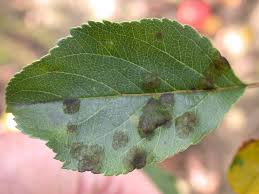
#> input picture staticfiles/disease_detection/Apple1.jpg, 259 x 194 px
$ python -i train_disease_model.py   (imports and definitions only)
#> lines starting #> are read from the running program, lines starting #| are printed output that depends on the picture
#> further down, picture is the input picture: shape (194, 259, 3); mean B, G, R 115.4, 146.5, 153.4
import os
import cv2
import numpy as np
import pickle
from sklearn.ensemble import RandomForestClassifier
from sklearn.model_selection import train_test_split, StratifiedKFold
from sklearn.preprocessing import LabelEncoder
from sklearn.utils import resample
from imgaug import augmenters as iaa

# Path to dataset
base_dir = os.getcwd()
dataset_path = os.path.join(base_dir, "home", "static", "disease_detection")
model_save_path = os.path.join(base_dir, "home", "models", "disease_model.pkl")

# Ensure dataset path exists
# [2 lines not run here, left out]

# Data Augmentation
# [6 lines that did not run here, left out]

def augment_image(image):
    return augmentor.augment_image(image)

def extract_features(image):
    image = cv2.resize(image, (128, 128))
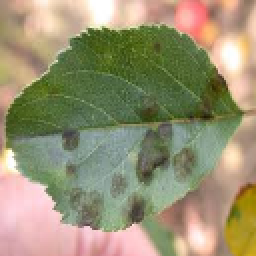
#> image: shape (128, 128, 3) (shown 2 times larger); mean of channels 0, 1, 2 115.3, 146.3, 153.2; drawn as B, G, R
    gray = cv2.cvtColor(image, cv2.COLOR_BGR2GRAY)
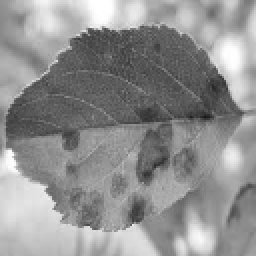
#> gray: shape (128, 128) (shown 2 times larger); min 23, max 255, mean 144.9
    hist = cv2.calcHist([image], [0, 1, 2], None, [8, 8, 8], [0, 256, 0, 256, 0, 256]).flatten()
#> hist = 512 values, max 1748 at index 90, min 0 at index 1, mean 32
    hist /= hist.sum() + 1e-6
#> hist = 512 values, max 0.107 at index 90, min 0 at index 1, mean 0.00195
    return hist

features = []
labels = []

# [11 lines not run here, left out]

features = np.array(features)
labels = np.array(labels)

label_encoder = LabelEncoder()
labels = label_encoder.fit_transform(labels)

# [1 line that did not run here, left out]

clf = RandomForestClassifier(n_estimators=100, random_state=42)
# [1 line not run here, left out]

# [1 line that did not run here, left out]

# [4 lines not run here, left out]

>>> import cv2
>>> picture = cv2.imread('../staticfiles/disease_detection/Apple1.jpg')
>>> result = extract_features(picture)
#> result has the same summary as hist in extract_features

$ run again, on staticfiles/disease_detection/Basil.jpg
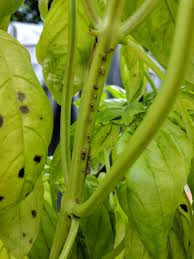
#> input picture staticfiles/disease_detection/Basil.jpg, 194 x 259 px
#> picture is the input picture: shape (259, 194, 3); mean B, G, R 30.4, 139.9, 120.1
#> in extract_features, `image = cv2.resize(image, (128, 128))`:
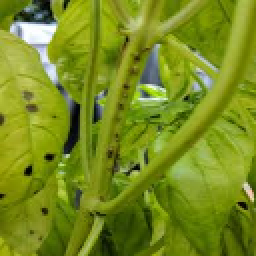
#> image: shape (128, 128, 3) (shown 2 times larger); mean of channels 0, 1, 2 30.3, 139.8, 120; drawn as B, G, R
#> in extract_features, `gray = cv2.cvtColor(image, cv2.COLOR_BGR2GRAY)`:
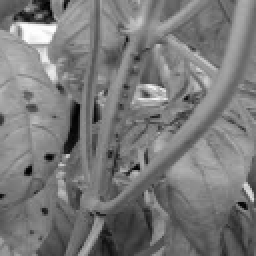
#> gray: shape (128, 128) (shown 2 times larger); min 1, max 254, mean 121.4
#> in extract_features, `hist = cv2.calcHist([image], [0, 1, 2], None, [8, 8, 8], [0, 256, 0, 2..`: hist = 512 values, max 3145 at index 35, min 0 at index 1, mean 32
#> in extract_features, `hist /= hist.sum() + 1e-6`: hist = 512 values, max 0.192 at index 35, min 0 at index 1, mean 0.00195
#> result has the same summary as hist in extract_features

$ run again, on staticfiles/disease_detection/Orangerust.jpg
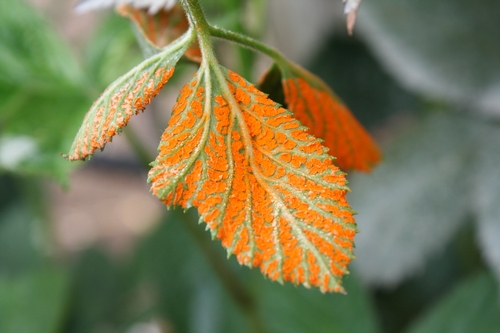
#> input picture staticfiles/disease_detection/Orangerust.jpg, 500 x 333 px
#> picture is the input picture: shape (333, 500, 3); mean B, G, R 81.2, 119.2, 122.7
#> in extract_features, `image = cv2.resize(image, (128, 128))`:
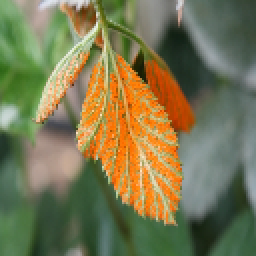
#> image: shape (128, 128, 3) (shown 2 times larger); mean of channels 0, 1, 2 81, 119.1, 122.5; drawn as B, G, R
#> in extract_features, `gray = cv2.cvtColor(image, cv2.COLOR_BGR2GRAY)`:
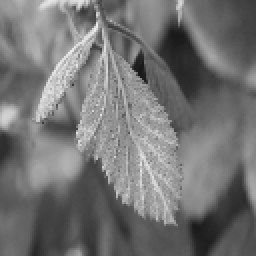
#> gray: shape (128, 128) (shown 2 times larger); min 23, max 238, mean 115.8
#> in extract_features, `hist = cv2.calcHist([image], [0, 1, 2], None, [8, 8, 8], [0, 256, 0, 2..`: hist = 512 values, max 1546 at index 81, min 0 at index 2, mean 32
#> in extract_features, `hist /= hist.sum() + 1e-6`: hist = 512 values, max 0.0944 at index 81, min 0 at index 2, mean 0.00195
#> result has the same summary as hist in extract_features
